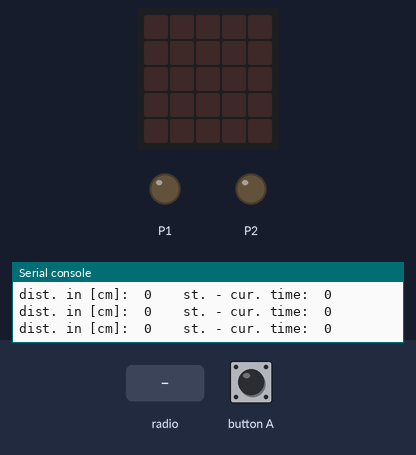
The program below on a simulated BBC micro:bit running MicroPython. Parts: the board's 5×5 LED display, output pins drawn as LEDs (lit = HIGH), the last lines printed to the serial console. Inputs (shaded band) come from the test bench.

Above: at 1.2 s.
1.3 s: radio message "1" arrives
At 1.8 s:
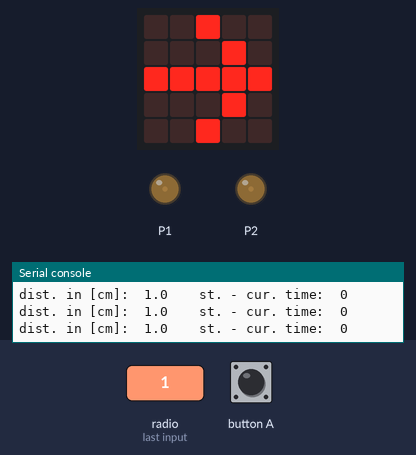
2.8 s: button A pressed for 0.15 s
At 3.5 s:
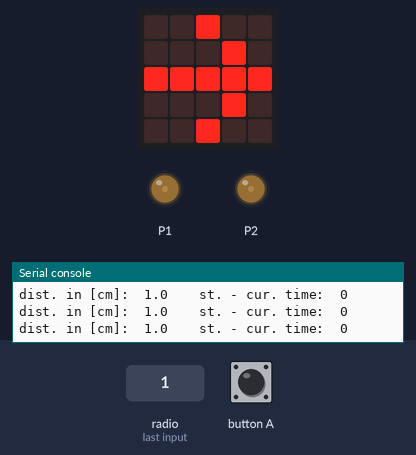
Timing chart, 0 to 5.8 s (numbered marks = the images above; inputs shaded):
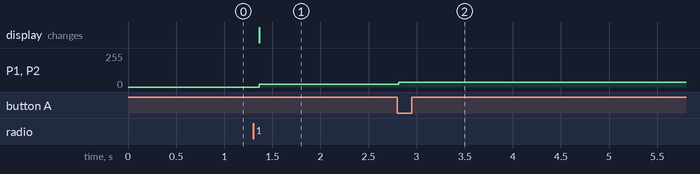

Measured:
- after the input at 1.3 s, P1, P2: 0/255 → 20/255 after 0.06 s; the display: changes after 0.06 s (image 1)
- after the input at 2.8 s, P1, P2: 20/255 → 37/255 at once

The program:

5_ex_1_obstacle_avoidance_microbit_2_motor_control.py
```python
# 5_ex_1_obstacle_avoidance_microbit_2_motor_control.py
# Using a finite state machine

## Required packages
from microbit import *
import radio
import utime


## Functions
def clip(v):
    vmin = -100
    vmax = 100
    if v > vmax: v = vmax
    if v < vmin: v = vmin
    return v

def goStraight(v):
    """
    Function that sets the left and right servos to a specific speed
    :param v: integer in [-100, 100]
    """
    setLeftSpeed(v+left_motor_adjustement)
    setRightSpeed(v+right_motor_adjustment)

def turnLeft():
    """
    Function that makes the buggy turn to the left with "rotating_speed"
    """
    setLeftSpeed(v=-rotating_speed)
    setRightSpeed(v=rotating_speed)

def turnRight():
    """
    Function that makes the buggy turn to the right with "rotating_speed"
    """
    setLeftSpeed(v=rotating_speed)
    setRightSpeed(v=-rotating_speed)

def setLeftSpeed(v):
    """
    Function that sets the left servo to a specific speed
    :param v: integer in [-100, 100]
    """
    clip(v)
    mapped_value_mot = map_v_range_to_mot_range(v)
    pin1.write_analog(
        -mapped_value_mot + (250 + 50))

def setRightSpeed(v):
    """
    Function that sets the right servo to a specific speed
    :param v: integer in [-100, 100]
    """
    clip(v)
    mapped_value_mot = map_v_range_to_mot_range(v)
    pin2.write_analog(
        mapped_value_mot)  # For conversion

def map_v_range_to_mot_range(value_to_rescale):
    """
    Mapping the values of the range of speed "v"
    ("v" situated between -100 and 100) to the range of the values that the
    servos (i.e. the function write_analog) can take (i.e. between 50 and 250)

    :param value_to_rescale: this is the "v" value to map from
                             (-100,100) to (50,250)
    :return mapped_value: integer value corresponding to the mapped value for
                          the function write_analog
    """
    # motor values
    res_max = 250
    res_min = 50
    # "v" values
    n_max = 100
    n_min = -100
    mapped_value = int(
        150 - value_to_rescale * (res_max - res_min) / (n_max - n_min))
    return mapped_value

def setState(state_forward_access_0, state_rotating_left_access_1, state_forward_a_bit_access_2, state_rotating_right_access_3):
    """
    Function that set the current state of the robot
    """
    global state_forward_access, state_rotating_left_access, state_forward_a_bit_access, state_rotating_right_access
    state_forward_access = state_forward_access_0
    state_rotating_left_access = state_rotating_left_access_1
    state_forward_a_bit_access = state_forward_a_bit_access_2
    state_rotating_right_access = state_rotating_right_access_3


## Initializations

pin1.set_analog_period(10)
pin2.set_analog_period(10)

disable_program = False

incoming_measured_distance_float = 0

state = 'going forward'

enter_set_time_turn_left = True
enter_set_time_going_forward_a_bit = True
enter_set_time_turn_right = True

state_forward_access, state_rotating_left_access, state_forward_a_bit_access, state_rotating_right_access = True, True, True, True

start_time = 0
current_time = 0

# Values to adjust to make the robot go straight ahead and turning correctly
# by 90 degrees
#========================
going_forward_time = 1700
rotating_time_left = 750
rotating_time_right = 700
#========================
rotating_speed = 70
forwardSpeed = 60
#========================
# Adjustments to avoid drift
right_motor_adjustment = 5
left_motor_adjustement = 3
#========================

# Radio initialization
radio.config(group=23)
# The radio won't work unless it's switched on
radio.on()

## Event loop
while True:

    ## Receiving the measured distance from the first micro:bit
    incoming_measured_distance = radio.receive()


    if (not disable_program):

        # Checking that the received data from the radio is not None
        if incoming_measured_distance:
            incoming_measured_distance_float = float(incoming_measured_distance)

            ## 0) Go forward
            if state_forward_access and (incoming_measured_distance_float < 0 or incoming_measured_distance_float > 10):
                state = 'going forward'

            ## Otherwise, entering the obstacle avoidance procedure
            # if an obstacle is closer than 10[cm] to the front of the robot
            # 1) Turning left
            elif state_rotating_left_access:
                state = 'turning left'
            # 2) Going forward a bit
            elif state_forward_a_bit_access:
                state = 'going forward a bit'
            # 3) Turning right
            elif state_rotating_right_access:
                state = 'turning right'
            else:
                pass


            ## Dealing with the current state
            # 0)
            if state == 'going forward':
                goStraight(v=forwardSpeed)
                display.show(Image.HAPPY)

            # 1)
            elif state == 'turning left':
                if enter_set_time_turn_left:
                    start_time = utime.ticks_ms()
                    enter_set_time_turn_left = False

                    setState(False, True, False, False)

                    turnLeft()
                    display.show(Image.ARROW_E)
                current_time = utime.ticks_ms()
                if (abs(current_time - start_time) > rotating_time_left):
                    enter_set_time_turn_left = True

                    setState(False, False, True, False)

                    state = 'going forward a bit'

            # 2)
            elif state == 'going forward a bit':
                if enter_set_time_going_forward_a_bit:
                    start_time = utime.ticks_ms()
                    enter_set_time_going_forward_a_bit = False

                    setState(False, False, True, False)

                    goStraight(v=forwardSpeed)
                    display.show(Image.ARROW_S)
                current_time = utime.ticks_ms()
                if (abs(current_time - start_time) > going_forward_time):
                    enter_set_time_going_forward_a_bit = True

                    setState(False, False, False, True)

                    state = 'turning right'

            # 3)
            elif state == 'turning right':
                if enter_set_time_turn_right:
                    start_time = utime.ticks_ms()
                    enter_set_time_turn_right = False

                    setState(False, False, False, True)

                    turnRight()
                    display.show(Image.ARROW_W)
                current_time = utime.ticks_ms()
                if (abs(current_time - start_time) > rotating_time_right):
                    enter_set_time_turn_right = True
                    # If obstacle detected after right rotation:
                    # Avoid obstacle using the same procedure
                    if (incoming_measured_distance_float <= 10):

                        setState(False, True, False, False)

                        state = 'turning left'
                    # Else, if the passage is free:
                    # Reinitialize the state machine program
                    else:

                        setState(True, True, True, True)

            else:
                pass

    ## Disabling motors (in case of emergency, press button A of the micro:bit)
    if button_a.was_pressed(): # if incoming_measured_distance == 'stop':
        disable_program = True
        # stopping the motors
        pin1.write_analog(150)
        pin2.write_analog(150)


    ## Printing the measured values
    # Printing the received measured distance
    #print('dist. in [cm]: ', incoming_measured_distance_float, '   or. in [°]: ', orientation_in_degrees, '   targ. or. in [°]: ', target_orientation)
    print('dist. in [cm]: ', incoming_measured_distance_float, '   st. - cur. time: ', start_time - current_time)
    # ls /dev/cu.*
    # screen /dev/cu.usbmodem... 115200    (screen /dev/cu.usbmodem14302 115200)

    sleep(90)
    # Make the sleep smaller than the transmitter to
    # prevent old messages from queuing
```
